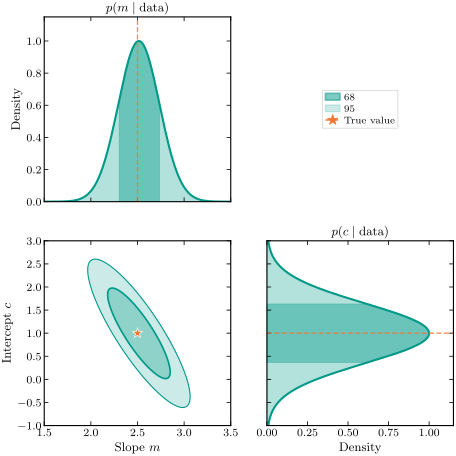

Python code for this plot:
"""
Corner plot for line-fitting posterior showing 68% and 95% credible regions.
"""

import numpy as np
import matplotlib.pyplot as plt
from pathlib import Path
from scipy import stats
from matplotlib.patches import Patch

# Load the publication style
plt.style.use(Path("~/.claude/skills/matplotlib-publication/matplotlibrc").expanduser())

# Column widths (inches)
SINGLE_COL = 3.25
DOUBLE_COL = 6.75

# Colorblind-friendly Tol Vibrant palette
COLORS = {
    'blue': '#0077BB',
    'orange': '#EE7733',
    'teal': '#009988',
    'red': '#CC3311',
    'magenta': '#EE3377',
    'gray': '#BBBBBB',
    'cyan': '#33BBEE',
    'purple': '#AA3377',
}

# Set random seed for reproducibility
np.random.seed(21)

# True parameters
m_true = 2.5
c_true = 1.0
sigma = 1.5

# Generate data (t = input, x = response/data)
N = 20
t = np.linspace(0, 5, N)
x_true = m_true * t + c_true
x_data = x_true + np.random.normal(0, sigma, N)

# MLE fit (OLS)
T = np.column_stack([t, np.ones(N)])
theta_mle = np.linalg.lstsq(T, x_data, rcond=None)[0]
m_mle, c_mle = theta_mle

# Compute posterior (analytic for Gaussian likelihood + flat prior)
TtT = T.T @ T
cov_post = sigma**2 * np.linalg.inv(TtT)
mean_post = theta_mle

# Create grid for contour plot
m_range = np.linspace(1.5, 3.5, 200)
c_range = np.linspace(-1.0, 3.0, 200)
M, C = np.meshgrid(m_range, c_range)
pos = np.dstack((M, C))

# Multivariate normal PDF
rv = stats.multivariate_normal(mean_post, cov_post)
Z = rv.pdf(pos)
Z_norm = Z / Z.max()

# Compute credible region levels
# For 2D Gaussian, the fraction of probability mass inside a contour at level L
# is 1 - L. So for 68% we need L = 0.32, for 95% we need L = 0.05
# But we're working with normalized Z, so we need chi2 levels
# Delta chi2 = 2.30 for 68.3% (1 sigma), 6.17 for 95.4% (2 sigma) in 2D
level_68 = np.exp(-2.30 / 2)  # ~0.317
level_95 = np.exp(-6.17 / 2)  # ~0.046

# ============================================
# Corner plot
# ============================================
fig = plt.figure(figsize=(SINGLE_COL * 1.4, SINGLE_COL * 1.4))

# Create grid: 2x2 with marginals on diagonal
gs = fig.add_gridspec(2, 2, width_ratios=[1, 1], height_ratios=[1, 1],
                       wspace=0.08, hspace=0.08)

# Top-left: marginal for m
ax_m = fig.add_subplot(gs[0, 0])
marginal_m = np.exp(-0.5 * (m_range - mean_post[0])**2 / cov_post[0, 0])
ax_m.fill_between(m_range, marginal_m, alpha=0.3, color=COLORS['teal'])
ax_m.plot(m_range, marginal_m, color=COLORS['teal'], linewidth=1.5)

# Shade 68% credible interval
std_m = np.sqrt(cov_post[0, 0])
mask_68 = (m_range >= mean_post[0] - std_m) & (m_range <= mean_post[0] + std_m)
ax_m.fill_between(m_range, marginal_m, where=mask_68, alpha=0.4, color=COLORS['teal'])

ax_m.axvline(m_true, color=COLORS['orange'], linestyle='--', linewidth=1, alpha=0.8)
ax_m.set_xlim(m_range[0], m_range[-1])
ax_m.set_ylim(0, 1.15)
ax_m.set_ylabel('Density')
ax_m.tick_params(labelbottom=False)
ax_m.set_title(r'$p(m \mid \mathrm{data})$', fontsize=9)

# Bottom-right: marginal for c
ax_c = fig.add_subplot(gs[1, 1])
marginal_c = np.exp(-0.5 * (c_range - mean_post[1])**2 / cov_post[1, 1])
ax_c.fill_betweenx(c_range, marginal_c, alpha=0.3, color=COLORS['teal'])
ax_c.plot(marginal_c, c_range, color=COLORS['teal'], linewidth=1.5)

# Shade 68% credible interval
std_c = np.sqrt(cov_post[1, 1])
mask_68_c = (c_range >= mean_post[1] - std_c) & (c_range <= mean_post[1] + std_c)
ax_c.fill_betweenx(c_range, marginal_c, where=mask_68_c, alpha=0.4, color=COLORS['teal'])

ax_c.axhline(c_true, color=COLORS['orange'], linestyle='--', linewidth=1, alpha=0.8)
ax_c.set_ylim(c_range[0], c_range[-1])
ax_c.set_xlim(0, 1.15)
ax_c.set_xlabel('Density')
ax_c.tick_params(labelleft=False)
ax_c.set_title(r'$p(c \mid \mathrm{data})$', fontsize=9)

# Bottom-left: joint posterior
ax_joint = fig.add_subplot(gs[1, 0])

# Filled contours for 68% and 95% regions
ax_joint.contourf(M, C, Z_norm, levels=[level_95, 1.0], colors=[COLORS['teal']], alpha=0.2)
ax_joint.contourf(M, C, Z_norm, levels=[level_68, 1.0], colors=[COLORS['teal']], alpha=0.3)

# Contour lines
ax_joint.contour(M, C, Z_norm, levels=[level_95, level_68],
                 colors=[COLORS['teal']], linewidths=[0.8, 1.2])

# Mark true value
ax_joint.scatter([m_true], [c_true], marker='*', s=60, color=COLORS['orange'],
                 zorder=5, edgecolors='white', linewidths=0.5)

ax_joint.set_xlabel(r'Slope $m$')
ax_joint.set_ylabel(r'Intercept $c$')
ax_joint.set_xlim(m_range[0], m_range[-1])
ax_joint.set_ylim(c_range[0], c_range[-1])

# Top-right: legend
ax_legend = fig.add_subplot(gs[0, 1])
ax_legend.axis('off')

legend_elements = [
    Patch(facecolor=COLORS['teal'], alpha=0.5, edgecolor=COLORS['teal'],
          linewidth=1.2, label='68% credible region'),
    Patch(facecolor=COLORS['teal'], alpha=0.2, edgecolor=COLORS['teal'],
          linewidth=0.8, label='95% credible region'),
    plt.Line2D([0], [0], color=COLORS['orange'], linestyle='--',
               linewidth=1, marker='*', markersize=8, label='True value'),
]
ax_legend.legend(handles=legend_elements, loc='center', frameon=True, fontsize=7)

fig.savefig('/Users/smsharma/Projects/ds595-ai4science/notes/chapters/01-probabilistic-reasoning/figures/corner_plot.pdf')
print("Saved corner_plot.pdf")

plt.show()
